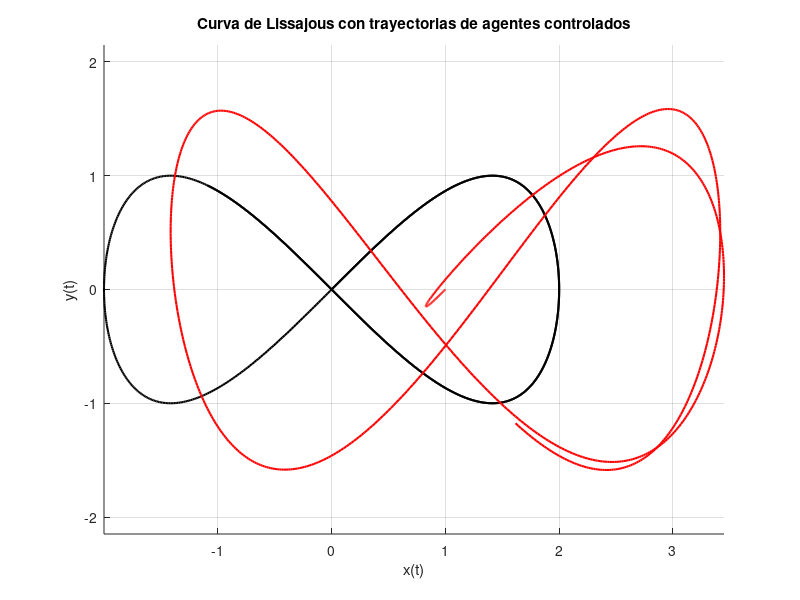

This chart was generated by the following MATLAB code:
clc
clearvars 
close all 

% Parámetros de la curva de Lissajous
A = 2;          % Amplitud en x
B = 1;          % Amplitud en y
a = 1;          % Frecuencia en x
b = 2;          % Frecuencia en y
delta = 0;      % Diferencia de fase

AA=[0 0 1 0;
    0 0 0 1;
    0 0 0 0;
    0 0 0 0];

BB=[0 0;
    0 0;
    1 0;
    0 1];

% Tiempo
t = linspace(0, 10, 1000); % Aumentar el rango de tiempo para la simulación

% Ecuaciones paramétricas de la curva de Lissajous
x_curve = A * sin(a * t + delta);
y_curve = B * sin(b * t);

vx_curve= A*a*cos(a*t);
vy_curve= B*b*cos(b*t);

% Distancia desde la curva para los agentes
d = 1;

% Posiciones relativas de los agentes con respecto a la curva
x_offset = [d, 0, -d, 0];
y_offset = [0, -d, 0, d];

% Parámetros de control
k_a = 1;
k_v = 2;
k_p = 5;

% Inicializar posiciones y velocidades de los agentes
p = zeros(4, 1); 

% Inicializar estados
%Primer punto
p(:,1)=[x_curve(1) + x_offset(1);y_curve(1) + y_offset(1);0;0];

% Simulacion
dt = t(2) - t(1);
for k = 1:length(t)-1
    % Posiciones deseadas en el siguiente instante de tiempo
    p_des = [x_curve(k+1) + 1;y_curve(k+1)];
    % Posicion actual
    p_real= p(1:2,k);
    %Error de posicion
    e_p = p_des-p_real;

    %Velocidad deseada
    v_des=[vx_curve(k+1);vy_curve(k+1)];
    %Velocidad actual
    v_real=p(3:4,k);
    %Error de velocidad
    e_v = v_des-v_real;
%     e_v=-k_p*e_p;

    % Control de aceleracion
    u = -k_a * (k_v * e_v - k_p * e_p);

    %Sistema
    p(:,k+1)=p(:,k)-(AA*p(:,k)+BB*u)*dt;

  
end

% Graficar la curva de Lissajous y las trayectorias de los agentes
figure;
hold on;

% Graficar la curva de Lissajous
plot(x_curve, y_curve, 'k', 'LineWidth', 1.5);

% Colores para los agentes
colors = ['r', 'g', 'b', 'm'];

plot(p(1, :), p(2, :), 'Color', colors(1), 'LineWidth', 1.5);


title('Curva de Lissajous con trayectorias de agentes controlados');
xlabel('x(t)');
ylabel('y(t)');
grid on;
axis equal;
hold off;


% Graficar las trayectorias de los agentes
% for i = 1:num_agents
%     plot(squeeze(positions(i, 1, :)), squeeze(positions(i, 2, :)), 'Color', colors(i), 'LineWidth', 1.5);
%     plot(positions(i, 1, 1), positions(i, 2, 1), 'o', 'Color', colors(i), 'MarkerSize', 10, 'LineWidth', 2); % Posición final
% end
